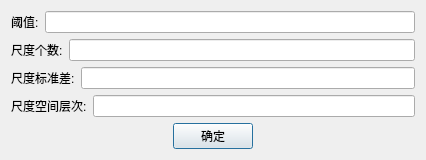
<?xml version="1.0" encoding="UTF-8"?>
<ui version="4.0">
 <class>PtKeyPointSIFTClass</class>
 <widget class="QDialog" name="PtKeyPointSIFTClass">
  <property name="geometry">
   <rect>
    <x>0</x>
    <y>0</y>
    <width>426</width>
    <height>157</height>
   </rect>
  </property>
  <property name="windowTitle">
   <string>SIFT关键点</string>
  </property>
  <property name="windowIcon">
   <iconset resource="LidarMaster.qrc">
    <normaloff>:/LidarMaster/img/logo.png</normaloff>:/LidarMaster/img/logo.png</iconset>
  </property>
  <layout class="QVBoxLayout" name="verticalLayout_2">
   <item>
    <layout class="QVBoxLayout" name="verticalLayout">
     <item>
      <layout class="QHBoxLayout" name="horizontalLayout_4">
       <item>
        <widget class="QLabel" name="label_4">
         <property name="text">
          <string>阈值:</string>
         </property>
        </widget>
       </item>
       <item>
        <widget class="QLineEdit" name="ld_val"/>
       </item>
      </layout>
     </item>
     <item>
      <layout class="QHBoxLayout" name="horizontalLayout_3">
       <item>
        <widget class="QLabel" name="label_3">
         <property name="text">
          <string>尺度个数:</string>
         </property>
        </widget>
       </item>
       <item>
        <widget class="QLineEdit" name="ld_num"/>
       </item>
      </layout>
     </item>
     <item>
      <layout class="QHBoxLayout" name="horizontalLayout">
       <item>
        <widget class="QLabel" name="label">
         <property name="text">
          <string>尺度标准差:</string>
         </property>
        </widget>
       </item>
       <item>
        <widget class="QLineEdit" name="ld_std"/>
       </item>
      </layout>
     </item>
     <item>
      <layout class="QHBoxLayout" name="horizontalLayout_2">
       <item>
        <widget class="QLabel" name="label_2">
         <property name="text">
          <string>尺度空间层次:</string>
         </property>
        </widget>
       </item>
       <item>
        <widget class="QLineEdit" name="ld_level"/>
       </item>
      </layout>
     </item>
    </layout>
   </item>
   <item>
    <layout class="QHBoxLayout" name="horizontalLayout_5">
     <item>
      <spacer name="horizontalSpacer">
       <property name="orientation">
        <enum>Qt::Horizontal</enum>
       </property>
       <property name="sizeHint" stdset="0">
        <size>
         <width>40</width>
         <height>20</height>
        </size>
       </property>
      </spacer>
     </item>
     <item>
      <widget class="QPushButton" name="pb_SIFT_OK">
       <property name="text">
        <string>确定</string>
       </property>
      </widget>
     </item>
     <item>
      <spacer name="horizontalSpacer_2">
       <property name="orientation">
        <enum>Qt::Horizontal</enum>
       </property>
       <property name="sizeHint" stdset="0">
        <size>
         <width>40</width>
         <height>20</height>
        </size>
       </property>
      </spacer>
     </item>
    </layout>
   </item>
  </layout>
 </widget>
 <layoutdefault spacing="6" margin="11"/>
 <resources>
  <include location="LidarMaster.qrc"/>
 </resources>
 <connections/>
</ui>
